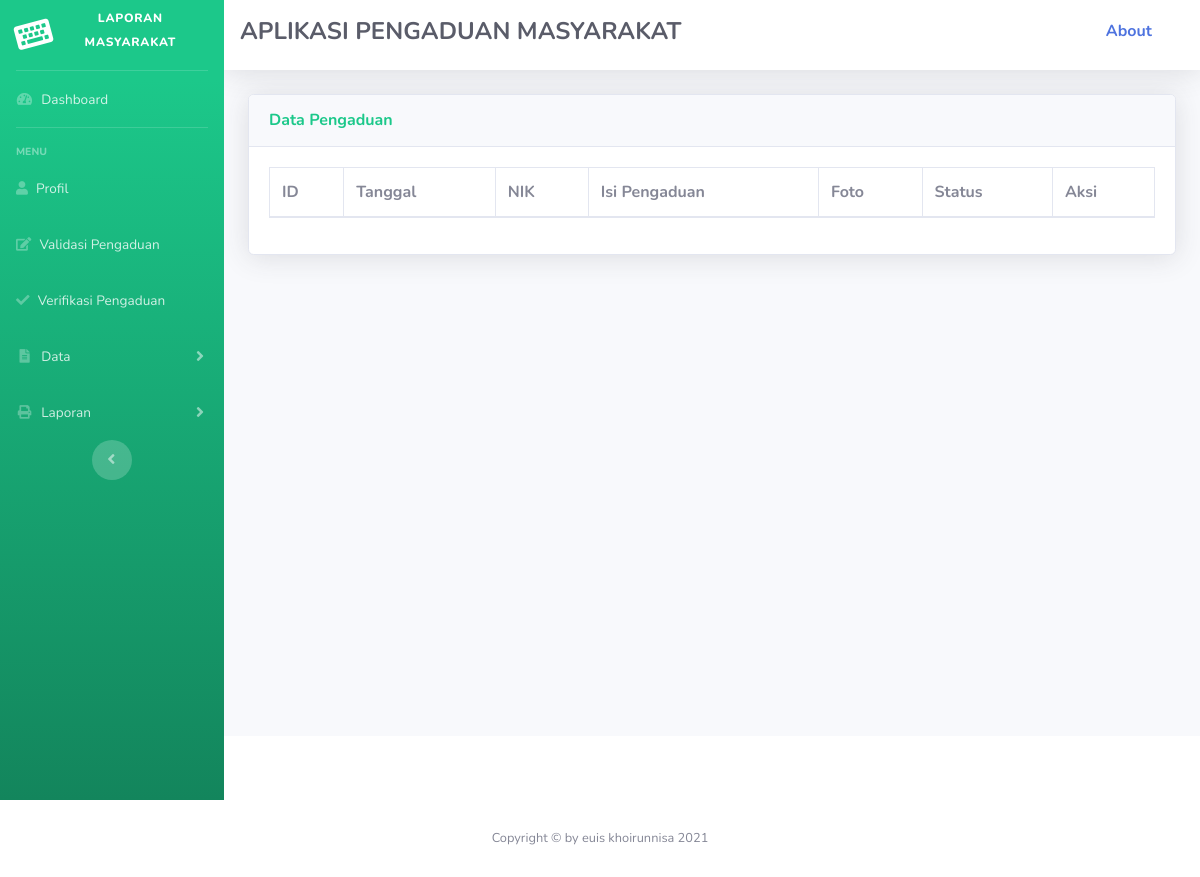
/admin/admin.php?url=daftar_pengaduan (signed in), run on an earlier commit of the app's database.
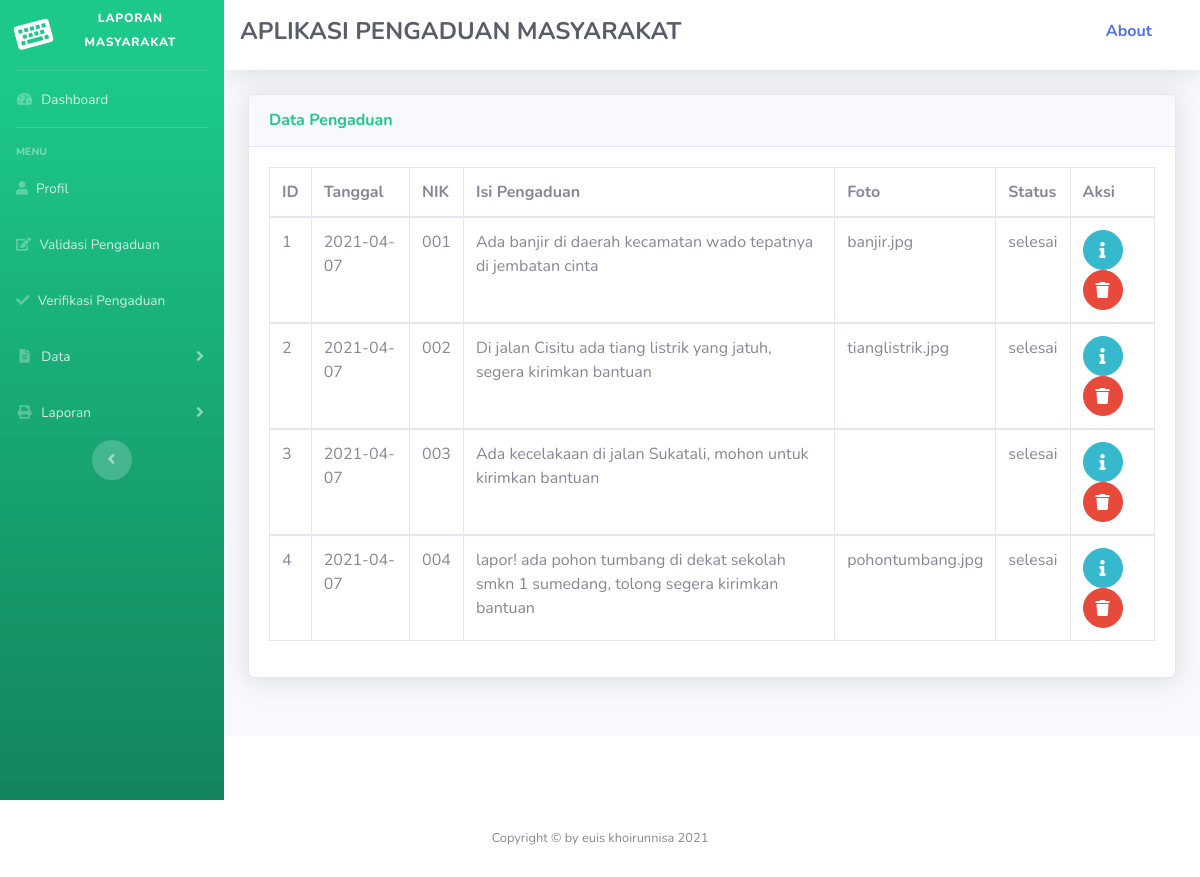
And on a later commit of the database.
### tables this page shows
CREATE TABLE `pengaduan` (
  `id_pengaduan` int(11) NOT NULL,
  `tgl_pengaduan` date NOT NULL,
  `nik` varchar(16) NOT NULL,
  `isi_laporan` text NOT NULL,
  `foto` varchar(255) NOT NULL,
  `status` enum('tunggu','proses','selesai','') NOT NULL
);

### admin/daftar_pengaduan.php (the view, shortened to what this page needs)
         <div class="card shadow mb-4">
          <div class="card-header py-3">
            <h6 class="m-0 font-weight-bold text-success">Data Pengaduan</h6>
          </div>
          <div class="card-body">
            <div class="table-responsive">
              <table class="table table-bordered" id="dataTable" width="100%" cellspacing="0">
                <thead>
                  <tr>
                    <th>ID</th>
                    <th>Tanggal</th>
                    <th>NIK</th>
                    <th>Isi Pengaduan</th>
                    <th>Foto</th>
                    <th>Status</th>
                    <th>Aksi</th>
                  </tr>
                </thead>
                <?php
                require '../koneksi.php';
                $sqli=mysqli_query($konek, "select * from pengaduan");
                while ($data=mysqli_fetch_array($sqli)) {
                ?>
                <tbody>
                  <tr>
                    <td><?php echo $data['id_pengaduan']; ?> </td>
                    <td><?php echo $data['tgl_pengaduan']; ?> </td>
                    <td><?php echo $data['nik']; ?> </td>
                    <td><?php echo $data['isi_laporan']; ?> </td>
                    <td><?php echo $data['foto']; ?> </td>
                    <td><?php echo $data['status']; ?> </td>
                   <td>
                    <a href="?url=detail_pengaduan2&id=<?php echo $data['id_pengaduan']; ?>"
                  class="btn btn-info btn-circle">
                      <i class="fa fa-info"></i>
                  </a>
                    <a href="delete_pengaduan.php?id=<?php echo $data['id_pengaduan']; ?>"
                  class="btn btn-danger btn-circle" onclick="return confirm('Yakin akan dihapus?')">
                      <i class="fa fa-trash"></i>
                  </a>
                   </td>
                    </tr>
                </tbody>
                <?php } ?>
              </table>
            </div>
          </div>
        </div>
      </div>
    </div>
    <footer class="sticky-footer bg-white">
    </footer>
  </div>
</div>

What changed in the data, as far as the page shows it:
added pengaduan: id_pengaduan "1", tgl_pengaduan "2021-04-07", nik "001", isi_laporan "Ada banjir di daerah kecamatan wado tepatnya di jembatan cinta", foto "banjir.jpg", status "selesai"
added pengaduan: id_pengaduan "2", tgl_pengaduan "2021-04-07", nik "002", isi_laporan "Di jalan Cisitu ada tiang listrik yang jatuh, segera kirimkan bantuan", foto "tianglistrik.jpg", status "selesai"
added pengaduan: id_pengaduan "3", tgl_pengaduan "2021-04-07", nik "003", isi_laporan "Ada kecelakaan di jalan Sukatali, mohon untuk kirimkan bantuan", status "selesai"
added pengaduan: id_pengaduan "4", tgl_pengaduan "2021-04-07", nik "004", isi_laporan "lapor! ada pohon tumbang di dekat sekolah smkn 1 sumedang, tolong segera kirimkan bantuan", foto "pohontumbang.jpg", status "selesai"
